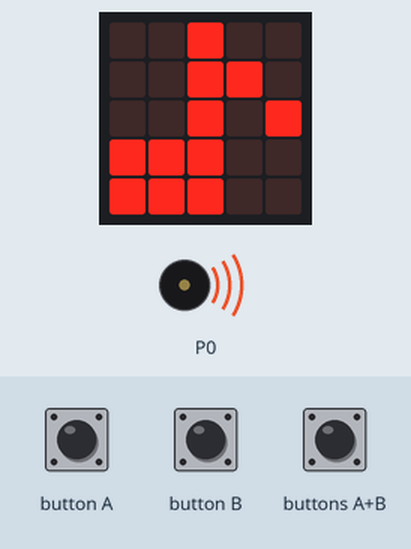
This program was run on a simulated BBC micro:bit (MakeCode). On the bench: the board's 5×5 LED display, buzzer (waves = sounding). The inputs (shaded band) are chosen by the test bench. No radio messages arrive unless stated (any console line starting 'radio sent:' is added by the test bench); the short countdown, score and lost-life animations are approximate; what the program prints to the serial console is not drawn.

Above: at 12.3 s.
14.0 s: button B pressed for 0.15 s
At 14.51 s:
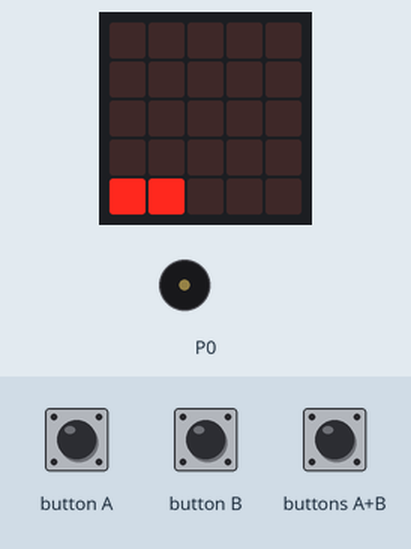
At 19.1 s:
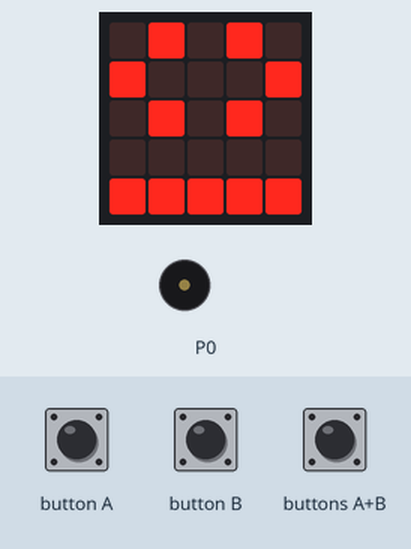
Timing chart, 0 to 20.6 s (numbered marks = the images above; inputs shaded):
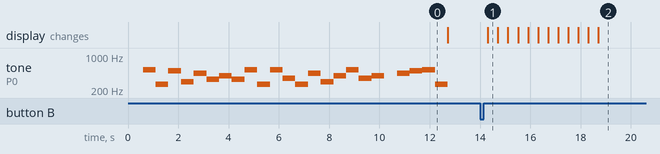

The program:

main.ts
```typescript
enum RadioMessage {
    message1 = 49434
}
input.onButtonPressed(Button.A, function () {
    music.setVolume(0)
    basic.showString("" + (input.compassHeading()))
    basic.showString("o")
    basic.showString("" + (input.temperature()))
    basic.showString("oC")
    music.setVolume(127)
})
input.onButtonPressed(Button.AB, function () {
    music.setVolume(0)
    basic.showIcon(IconNames.No)
})
input.onButtonPressed(Button.B, function () {
    music.setVolume(0)
    game.addScore(1)
    for (let index = 0; index < 4; index++) {
        basic.showLeds(`
            . . . . .
            . . . . .
            . . . . .
            . . . . .
            # . . . .
            `)
        basic.showLeds(`
            . . . . .
            . . . . .
            . . . . .
            . . . . .
            # # . . .
            `)
        basic.showLeds(`
            . . . . .
            . . . . .
            . . . . .
            . . . . .
            # # # . .
            `)
    }
    for (let index = 0; index < 1e+107; index++) {
        basic.showLeds(`
            . # . # .
            # . . . #
            . # . # .
            . . . . .
            # # # # #
            `)
        radio.sendMessage(RadioMessage.message1)
    }
})
basic.showIcon(IconNames.EigthNote)
music.playMelody("C5 C B D A E G E ", 120)
music.playMelody("C5 C C5 F C A D G ", 120)
music.playMelody("C5 F G - A B C5 C ", 120)
basic.clearScreen()
```

test.ts
```typescript
// tests gaan hier; deze zal niet worden gecompileerd wanneer dit pakket wordt gebruikt als extensie.
```

Measured:
- after the input at 14.0 s, the display: changes after 0.31 s (image 1)
- what the display in image 1 shows lasts 0.4 s, from 14.3 s to 14.7 s
